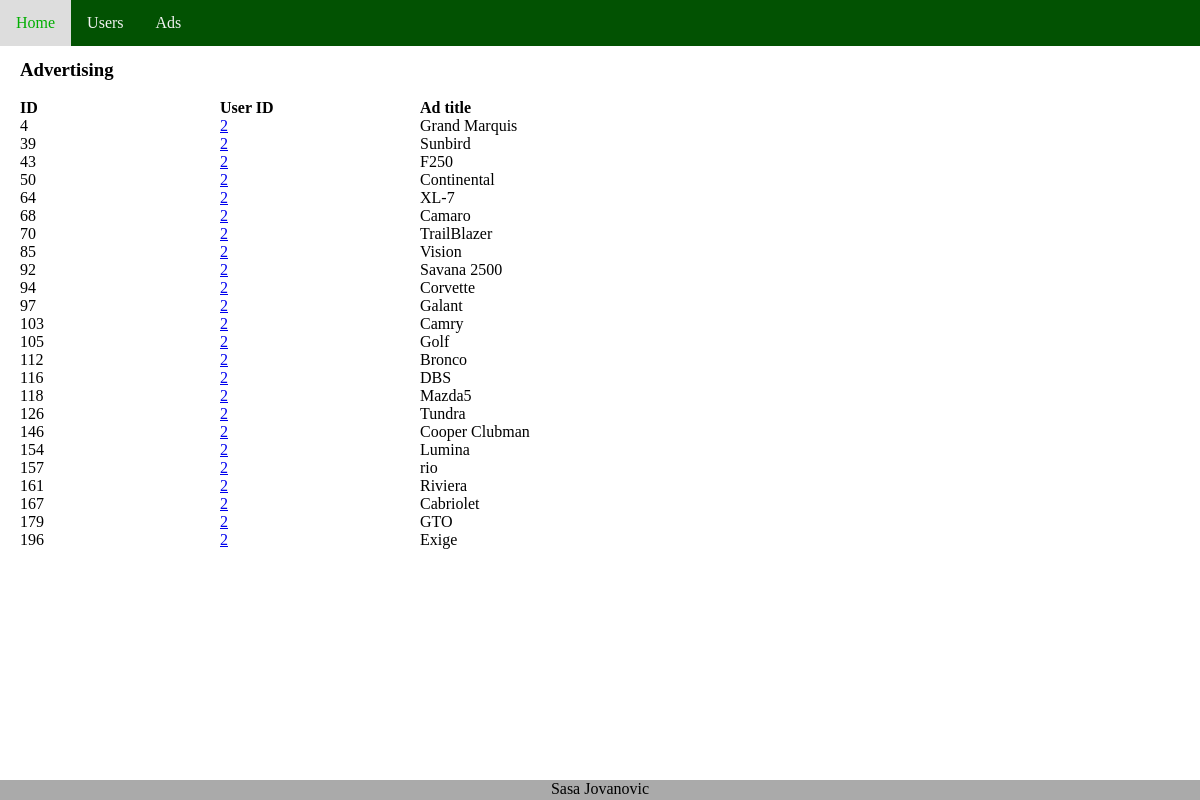
/_APP_INNER_DIRECTORY_/Ads/?uid=2, run on the app's committed database.
### tables this page shows
CREATE TABLE `advertisements` (
  `id` int(6) NOT NULL,
  `userid` int(4) NOT NULL,
  `title` varchar(200) NOT NULL
);

### src/Core/Template.php (called while the page is built, shortened)
<?php
class Template
{
   private $template;
   function load($filepath) {
      $this->template = $filepath;
   }
   function publish()
   {
       include($this->template);
   }
}
?>

### src/Controller/AbstractController.php (called while the page is built, shortened)
<?php
class AbstractController
{
    private $template;
    public function __construct()
    {
        $this->template = new \Core\Template();
    }
    protected function getView($subtemplate, array $variables = [], array $rows = [])
    {
        $this->template->load("src/View/master.php");
        $this->template->replace('include', $subtemplate);
        foreach ($variables as $k=>$v) {
            $this->template->replace($k, $v);
        }
        $this->template->replace("rows", $rows);
        $this->template->publish();
    }
}
?>

### src/Controller/Ads.php (called while the page is built, shortened)
<?php
class Ads extends AbstractController
{
    public function index()
    {
        $variables=array(
                  'pagetitle'=>'Advertising',
                  'heading'=>'Advertising'
                  );
        $uid = (isset($_GET['uid']) ? $_GET['uid'] : false );
        $ads = Model\Ads::find($uid);
        $subtemplate = \Core\Util::getTemplate(__CLASS__,__FUNCTION__);
        return parent::getView($subtemplate,$variables,$ads);
    }
}
?>

### index.php (called while the page is built, shortened)
<?php
$request = new Request($_SERVER, $_POST, $_GET, $_FILES);
try {
    $controller = $request->getController();
    $params =  $request->getGet();
    $method = $request->getMethod($controller);
    $controller = new $controller;
    $controller->$method($params);
} catch (Exception $e) {
    echo sprintf(
        'Erro Code: %s  Message: <b>%s</b> at %s line: %s',
        $e->getCode(),
        $e->getMessage(),
        $e->getFile(),
        $e->getLine()
    );
}
?>

### src/Model/Ads.php (called while the page is built, shortened)
<?php
  class Ads {
    public static function find($uid) {
      $db = \Core\Db::getInstance();
      $where = ($uid ? " WHERE userid=".intval($uid) : "");
      $req = $db->query('SELECT * FROM advertisements'.$where);
      return $req->fetchAll();
    }
  }
?>

### src/View/Ads/index.php (the view)
<h3><?php echo $heading ?></h3>
<div class="table">
  <div class="row">
    <div class="col strong">ID</div>
    <div  class="col strong">User ID</div>
    <div  class="col strong">Ad title</div>
  </div>
<?php foreach($rows as $row) { extract($row); ?>
  <div class="row">
    <div class="col"><?php echo $id; ?></div>
    <div  class="col"><a href='<?php echo APP_INNER_DIRECTORY;?>/Users/?uid=<?php echo $userid; ?>'><?php echo $userid; ?></a></div>
    <div  class="col"><?php echo $title; ?></div>
  </div>
<?php } ?>
</div>

### css/main.css (style rules this page uses)
* { box-sizing: border-box; }
html , body { margin:0; padding:0; height:100%; }
.table { display: table; width: auto; border: none; }
.row { display: table-row; width: auto; clear: both; }
.col { float: left; display: table-column; width: 200px; }
.strong { font-weight: bold; }

### data on the page
advertisements: id "4", userid "2", title "Grand Marquis"
advertisements: id "39", userid "2", title "Sunbird"
advertisements: id "43", userid "2", title "F250"
advertisements: id "50", userid "2", title "Continental"
advertisements: id "64", userid "2", title "XL-7"
advertisements: id "68", userid "2", title "Camaro"
advertisements: id "70", userid "2", title "TrailBlazer"
advertisements: id "85", userid "2", title "Vision"
advertisements: id "92", userid "2", title "Savana 2500"
advertisements: id "94", userid "2", title "Corvette"
advertisements: id "97", userid "2", title "Galant"
advertisements: id "103", userid "2", title "Camry"
advertisements: id "105", userid "2", title "Golf"
advertisements: id "112", userid "2", title "Bronco"
advertisements: id "116", userid "2", title "DBS"
advertisements: id "118", userid "2", title "Mazda5"
advertisements: id "126", userid "2", title "Tundra"
advertisements: id "146", userid "2", title "Cooper Clubman"
advertisements: id "154", userid "2", title "Lumina"
advertisements: id "157", userid "2", title "rio"
advertisements: id "161", userid "2", title "Riviera"
advertisements: id "167", userid "2", title "Cabriolet"
advertisements: id "179", userid "2", title "GTO"
advertisements: id "196", userid "2", title "Exige"

### other printed values
$heading "Advertising"
